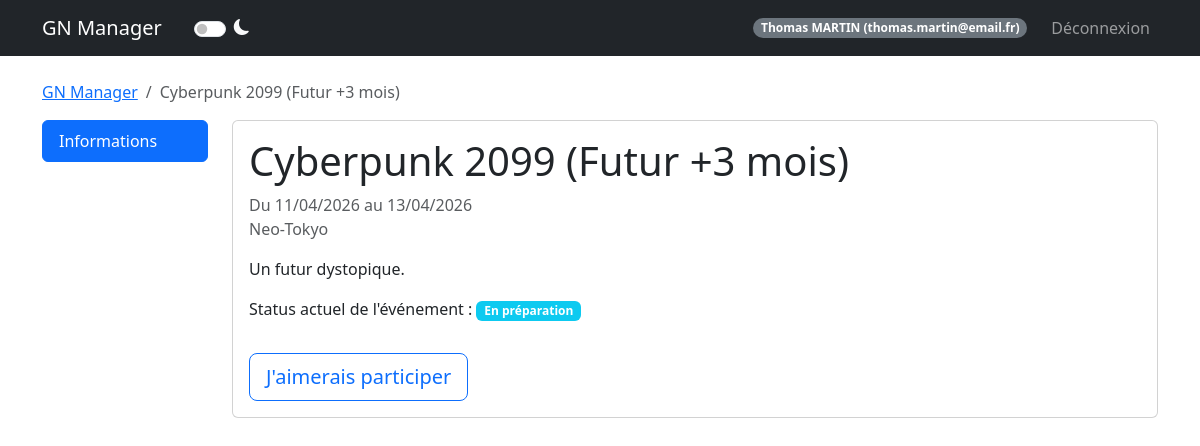
/event/6 (signed in), run on the app's committed database.
### models.py (models this page shows, shortened)
class User(UserMixin, db.Model):
    id = db.Column(db.Integer, primary_key=True)
    email = db.Column(db.String(120), unique=True, nullable=False)
    password_hash = db.Column(db.String(128))
    nom = db.Column(db.String(80))
    prenom = db.Column(db.String(80))
    age = db.Column(db.Integer)
    genre = db.Column(db.String(20))
    avatar_url = db.Column(db.String(200))
    role = db.Column(db.String(20), default='user')  # createur, sysadmin, user
    is_banned = db.Column(db.Boolean, default=False)
    is_deleted = db.Column(db.Boolean, default=False)  # Suppression logique
    @property
    def is_admin(self):
        return self.role in ['createur', 'sysadmin']

class Participant(db.Model):
    id = db.Column(db.Integer, primary_key=True)
    event_id = db.Column(db.Integer, db.ForeignKey('event.id'), nullable=False)
    user_id = db.Column(db.Integer, db.ForeignKey('user.id'), nullable=False)
    type = db.Column(db.String(50))  # Organisateur, PJ, PNJ
    group = db.Column(db.String(50))
    role_id = db.Column(db.Integer, db.ForeignKey('role.id', use_alter=True, name='fk_participant_role'), nullable=True)
    role_communicated = db.Column(db.Boolean, default=False)
    role_received = db.Column(db.Boolean, default=False)
    registration_status = db.Column(db.String(50), default='À valider')
    paf_status = db.Column(db.String(20), default='non versée')  # non versée, partielle, versée, erreur
    payment_method = db.Column(db.String(50))
    payment_amount = db.Column(db.Float, default=0.0)
    payment_comment = db.Column(db.Text)
    comment = db.Column(db.Text)
    custom_image = db.Column(db.String(200))
    __table_args__ = (
        db.Index('idx_participant_event', 'event_id'),
        db.Index('idx_participant_user', 'user_id'),
        db.Index('idx_participant_status', 'registration_status'),
    )
    user = db.relationship('User', backref='participations')
    event = db.relationship('Event', backref='participants')
    role = db.relationship('Role', foreign_keys=[role_id], backref='participants_with_role')

class Event(db.Model):
    id = db.Column(db.Integer, primary_key=True)
    name = db.Column(db.String(100), nullable=False)
    description = db.Column(db.Text)
    date_start = db.Column(db.DateTime, nullable=False)
    date_end = db.Column(db.DateTime, nullable=False)
    location = db.Column(db.String(200))
    background_image = db.Column(db.String(200))
    visibility = db.Column(db.String(20), default='public')  # public, private
    organizer_structure = db.Column(db.String(100))
    org_link_url = db.Column(db.String(255))
    org_link_title = db.Column(db.String(100))
    google_form_url = db.Column(db.String(255))
    google_form_active = db.Column(db.Boolean, default=False)
    discord_webhook_url = db.Column(db.String(255), nullable=True)
    external_link = db.Column(db.String(255))
    statut = db.Column(db.String(50), default='En préparation')
    groups_config = db.Column(db.Text, default='{"PJ": ["Peu importe"], "PNJ": ["Peu importe"], "Organisateur": ["Peu importe"]}')
    max_pjs = db.Column(db.Integer, default=50)
    max_pnjs = db.Column(db.Integer, default=10)
    max_organizers = db.Column(db.Integer, default=5)

### routes/event_routes.py (the view)
@event_bp.route('/event/<int:event_id>')
@login_required
def detail(event_id):
    from sqlalchemy.orm import joinedload
    event = Event.query\
        .options(joinedload(Event.participants).joinedload(Participant.user))\
        .get_or_404(event_id)
    participant = Participant.query.filter_by(event_id=event.id, user_id=current_user.id).first()
    is_organizer = participant and participant.type.lower() == ParticipantType.ORGANISATEUR.value.lower()
    groups_config = json.loads(event.groups_config or '{}')
    count_pjs = Participant.query.filter_by(event_id=event.id, type=ParticipantType.PJ.value).filter(Participant.registration_status != RegistrationStatus.REJECTED.value).count()
    count_pnjs = Participant.query.filter_by(event_id=event.id, type=ParticipantType.PNJ.value).filter(Participant.registration_status != RegistrationStatus.REJECTED.value).count()
    count_orgs = Participant.query.filter_by(event_id=event.id, type=ParticipantType.ORGANISATEUR.value).filter(Participant.registration_status != RegistrationStatus.REJECTED.value).count()
    roles = Role.query.filter_by(event_id=event.id).order_by(Role.name).all()
    breadcrumbs = [
        ('GN Manager', url_for('admin.dashboard')),
        (event.name, '#')  # Page actuelle
    ]
    return render_template('event_detail.html', event=event, participant=participant, is_organizer=is_organizer, groups_config=groups_config, breadcrumbs=breadcrumbs,
                          count_pjs=count_pjs, count_pnjs=count_pnjs, count_orgs=count_orgs, roles=roles)

### templates/event_detail.html (shortened to what this page needs)
{% extends "base.html" %}
{% block content %}
<div class="row">
    {% include 'partials/event_sidebar.html' %}
    <div class="col-md-10">
        <div class="tab-content" id="nav-tabContent">
            <div class="tab-pane fade show active" id="list-info" role="tabpanel">
                {% include 'partials/event_info.html' %}
            </div>
        </div>
    </div>
</div>
{% endblock %}

### templates/base.html (shortened to what this page needs)
<!DOCTYPE html>
<html lang="fr" data-bs-theme="light">
<head>
    <link href="https://cdn.jsdelivr.net/npm/bootstrap@5.3.0/dist/css/bootstrap.min.css" rel="stylesheet">
    <link rel="stylesheet" href="https://cdn.jsdelivr.net/npm/bootstrap-icons@1.11.3/font/bootstrap-icons.min.css">
</head>
<body>
    <nav class="navbar navbar-expand-lg navbar-dark bg-dark">
        <div class="container">
            <a class="navbar-brand" href="{{ url_for('auth.index') }}">GN Manager</a>
            <div class="form-check form-switch ms-3 d-flex align-items-center">
                <input class="form-check-input" type="checkbox" role="switch" id="themeSwitch" style="cursor: pointer;">
                <label class="form-check-label text-light ms-2" for="themeSwitch" style="cursor: pointer;">
                    <i class="bi bi-moon-fill" id="themeIcon"></i>
                </label>
            </div>
            {% if current_user.is_authenticated %}
            <div class="navbar-nav ms-auto align-items-center">
                <span class="badge bg-secondary rounded-pill me-3">{{ current_user.prenom }} {{ current_user.nom|upper
                    }} ({{ current_user.email }})</span>
                <a class="nav-link" href="{{ url_for('auth.logout') }}">Déconnexion</a>
            </div>
            {% endif %}
        </div>
    </nav>
    <div class="container mt-4">
        {% if breadcrumbs %}
        <nav aria-label="breadcrumb">
            <ol class="breadcrumb">
                {% for label, url in breadcrumbs %}
                {% if loop.last %}
                <li class="breadcrumb-item active" aria-current="page">{{ label }}</li>
                {% else %}
                <li class="breadcrumb-item"><a href="{{ url }}">{{ label }}</a></li>
                {% endif %}
                {% endfor %}
            </ol>
        </nav>
        {% endif %}
        {% block content %}{% endblock %}
    </div>
</body>
</html>

### templates/partials/event_info.html (shortened to what this page needs)
<div class="card mb-4">
    <div class="card-body">
        <h1 class="card-title">{{ event.name }}</h1>
        <p class="text-muted">
            Du {{ event.date_start.strftime('%d/%m/%Y') }} au {{ event.date_end.strftime('%d/%m/%Y') }}<br>
            {{ event.location }}
        </p>
        <p class="mt-3">{{ event.description }}</p>
        {% set status_badge_class = 'bg-info' %}
        {% if event.statut == 'Inscriptions ouvertes' or event.statut == 'Événement en cours' %}
        {% set status_badge_class = 'bg-success' %}
        {% elif event.statut == 'Annulé' %}
        {% set status_badge_class = 'bg-danger' %}
        {% elif event.statut == 'Terminé' %}
        {% set status_badge_class = 'bg-dark' %}
        {% endif %}
        <p>Status actuel de l'événement : <span class="badge {{ status_badge_class }}">{{ event.statut }}</span></p>
        {% if participant %}
        {% if participant.type %}
        {% set badge_class = "bg-secondary" %}
        {% if participant.type.lower() == 'organisateur' %}
        {% set badge_class = "bg-danger" %}
        {% elif participant.type == 'PJ' %}
        {% set badge_class = "bg-success" %}
        {% elif participant.type == 'PNJ' %}
        {% set badge_class = "bg-primary" %}
        {% endif %}
        {% set reg_class = "bg-secondary" %}
        {% if participant.registration_status == 'Validé' %}{% set reg_class = "bg-success" %}
        {% elif participant.registration_status == 'Rejeté' %}{% set reg_class = "bg-danger" %}
        {% elif participant.registration_status in ['En attente', 'À valider'] %}{% set reg_class = "bg-warning
        text-dark" %}
        {% endif %}
        {% set paf_class = "bg-secondary" %}
        {% if participant.paf_status == 'versée' %}{% set paf_class = "bg-success" %}
        {% elif participant.paf_status == 'partielle' %}{% set paf_class = "bg-warning text-dark" %}
        {% elif participant.paf_status == 'non versée' %}{% set paf_class = "bg-danger" %}
        {% endif %}
        <div class="border rounded p-3 bg-light mt-3">
            <p class="mb-1">
                <strong>Votre rôle :</strong>
                <span class="badge {{ badge_class }} ms-2">
                    {{ participant.type }}
                    {% if participant.group and participant.group != 'Peu importe' %}
                    - {{ participant.group }}
                    {% endif %}
                </span>
            </p>
            <p class="mb-1">
                <strong>Votre inscription :</strong>
                <span class="badge {{ reg_class }} ms-2">{{ participant.registration_status }}</span>
            </p>
            <p class="mb-0">
                <strong>Votre PAF :</strong>
                <span class="badge {{ paf_class }} ms-2">{{ participant.paf_status }}</span>
            </p>
            {% if event.google_form_active and event.google_form_url %}
            <div class="mt-2 pt-2 border-top">
                <i class="bi bi-file-text text-primary"></i>
                <strong class="ms-1">Formulaire à remplir :</strong>
                <a href="{{ event.google_form_url }}" target="_blank" class="ms-1">Accéder au formulaire Google
                    Forms</a>
            </div>
            {% endif %}
        </div>
        {% endif %}
        {% else %}
        {% if event.statut == 'Inscriptions ouvertes' %}
        <button type="button" class="btn btn-success btn-lg" data-bs-toggle="modal" data-bs-target="#joinModal"
            data-mode="join">
            Rejoindre l'événement
        </button>
        {% elif event.statut in ['En préparation', 'Inscriptions fermées', 'Casting en cours',
        'Casting terminé', 'Rôles en cours de préparation', 'Rôles en cours d\'envois', 'Rôles envoyés, préparatifs de
        l\'événement'] %}
        <button type="button" class="btn btn-outline-primary btn-lg" data-bs-toggle="modal" data-bs-target="#joinModal"
            data-mode="interest">
            J'aimerais participer
        </button>
        {% endif %}
        {% endif %}
    </div>
</div>

### data on the page
User: prenom "Thomas", nom "MARTIN", email "thomas.martin@email.fr"
Participant: name "Cyberpunk 2099 (Futur +3 mois)"
Event: name "Cyberpunk 2099 (Futur +3 mois)", date_start "11/04/2026", date_end "13/04/2026", location "Neo-Tokyo", description "Un futur dystopique.", statut "En préparation"

### other printed values
{{ label }} "GN Manager"
